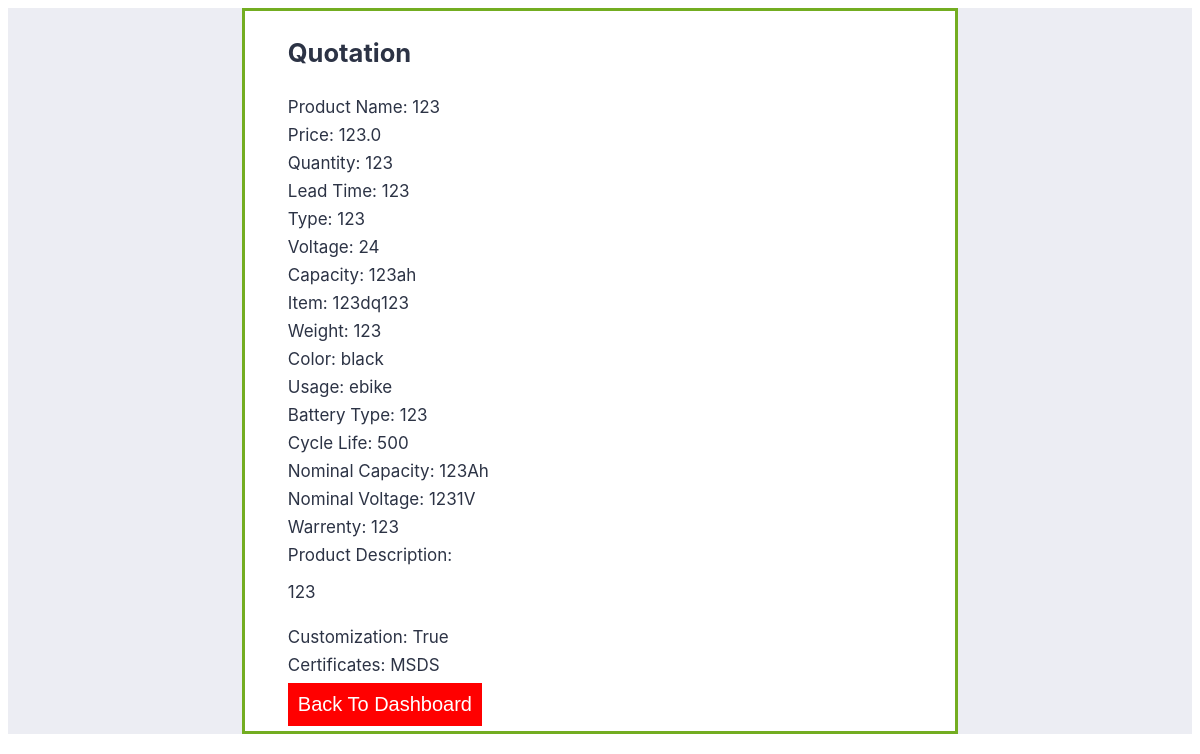
The app's page /1/quote (signed in) with its own data.
### app.py (models this page shows, shortened)
class Quotation(db.Model):
    __tablename__ = 'quotation'
    quotation_id = db.Column('quotationId', db.Integer,
                             primary_key=True, autoincrement=True,unique=True)
    buyer = db.Column(' buyer_id', db.Integer, db.ForeignKey(
        "buyer.user_id"), nullable=False)
    seller = db.Column('seller_id', db.Integer, db.ForeignKey(
        "seller.user_id"), nullable=False)
    product = db.Column('product_id', db.ForeignKey(
        "product.productId"), nullable=False)
    quantity = db.Column('quantity', db.Integer, nullable=False)
    capacity = db.Column('capacity', db.Integer, nullable=False)
    usage = db.Column('usage', db.String(45), nullable=False)
    product_type = db.Column('productType', db.String(45), nullable=False)
    voltage = db.Column('voltage', db.Integer, nullable=False)
    weight = db.Column('weight', db.Integer, nullable=False)
    color = db.Column('color', db.String(45), nullable=False)
    item = db.Column('item', db.String(45), nullable=False)
    cycle_life = db.Column('cycleLife', db.Integer, nullable=False)
    price = db.Column('price', db.Float, nullable=False)
    lead_time = db.Column('leadTime', db.Integer, nullable=False)
    battery_type = db.Column('batteryType', db.String(45), nullable=False)
    nominal_capacity = db.Column('nominalCapacity', db.Integer, nullable=False)
    nominal_voltage = db.Column('nominalVoltage', db.Integer, nullable=False)
    warranty = db.Column('warrenty', db.Integer, nullable=False)
    description = db.Column('description', db.String(200), nullable=False)
    customization = db.Column('custommzation', db.Boolean, default=False)
    customized_logo = db.Column('customzedLogo', db.Boolean, default=False)
    certificates = db.Column('certificates', db.String(45), nullable=False)
    def to_json(self):
        return {
            'quotation_id' 		: self.quotation_id,
            'buyer' 			: self.buyer,
            'seller' 			: self.seller,
            'product' 			: self.product,
            'quantity' 			: self.quantity,
            'capacity' 			: self.capacity,
            'usage' 			: self.usage,
            'product_type' 		: self.product_type,
            'voltage' 			: self.voltage,
            'weight' 			: self.weight,
            'color'		 		: self.color,
            'item' 				: self.item,
            'cycle_life' 		: self.cycle_life,
            'price' 			: self.price,
            'lead_time' 		: self.lead_time,
            'battery_type' 		: self.battery_type,
            'nominal_capacity' 	: self.nominal_capacity,
            'nominal_voltage' 	: self.nominal_voltage,
            'warranty' 			: self.warranty,
            'description'       : self.description,
            'customization' 	: self.customization,
            'customized_logo' 	: self.customized_logo,
            'certificates' 		: self.certificates
        }

### app.py (the view)
@app.route('/<string:quote_id>/quote', methods=['GET'])
def get_quotation(quote_id):
    print(quote_id)
    quote = Quotation.query.filter_by(quotation_id=quote_id).first().to_json()
    print(quote)
    return render_template('submittedQuote.html', product=quote)

### templates/submittedQuote.html (shortened to what this page needs)
<!DOCTYPE html>
<html lang="en">
<head>
</head>
<body>
  <div style="background-color: white;" class="center" id="quotationForm">
    <div role="main" class="form-all" style="margin:0 auto;">
        <ul class="form-section page-section" style="display: block;" >
          <li  class="form-input-wide" data-type="control_head">
            <div class="form-header-group  header-large">
              <div class="header-text httal htvam">
                <h2  class="form-header" data-component="header">
                  Quotation
                </h2>
              </div>
            </div>
          </li>
          <li class="form-line jf-required" data-type="control_email" >
            <label class="form-label form-label-top form-label-auto">Product Name:  {{ product.product }}</label>
          </li>
          <li class="form-line jf-required" data-type="control_email" >
            <label class="form-label form-label-top form-label-auto" for="input_6">Price:  {{product.price}}</label>
          </li>
          <li class="form-line jf-required" data-type="control_email" >
            <label class="form-label form-label-top form-label-auto" for="input_6"> Quantity:  {{product.quantity}}</label>
          </li>
          <li class="form-line jf-required" data-type="control_email" >
            <label class="form-label form-label-top form-label-auto"  for="input_6"> Lead Time:  {{product.lead_time}}</label>
          </li>
          <li class="form-line jf-required" data-type="control_email" >
            <label class="form-label form-label-top form-label-auto" for="input_6"> Type:  {{product.product_type}}</label>
          </li>
          <li class="form-line jf-required" data-type="control_radio" >
            <label class="form-label form-label-top form-label-auto" for="input_12"> Voltage:  {{product.voltage}}</label>
          </li>
          <li class="form-line jf-required" data-type="control_email" >
            <label class="form-label form-label-top form-label-auto" for="input_6"> Capacity:  {{product.capacity}}</label>
          </li>
          <li class="form-line jf-required" data-type="control_email" >
            <label class="form-label form-label-top form-label-auto" for="input_6">Item:  {{product.item}}</label>
          </li>
          <li class="form-line jf-required" data-type="control_email" >
            <label class="form-label form-label-top form-label-auto" for="input_6">Weight:  {{product.weight}}</label>
          </li>
          <li class="form-line jf-required" data-type="control_radio" >
            <label class="form-label form-label-top form-label-auto" for="input_12"> Color:  {{product.color}}</label>
          </li>
          <li class="form-line form-line-column form-col-1 jf-required" data-type="control_dropdown">
            <label class="form-label form-label-top" > Usage:  {{product.usage}}</label>
          </li>
          <li class="form-line jf-required" data-type="control_email" >
            <label class="form-label form-label-top form-label-auto" for="input_6"> Battery Type:  {{product.battery_type}}</label>
          </li>
          <li class="form-line jf-required" data-type="control_email" >
            <label class="form-label form-label-top form-label-auto" for="input_6"> Cycle Life:  {{product.cycle_life}}</label>
          </li>
          <li class="form-line jf-required" data-type="control_email" >
            <label class="form-label form-label-top form-label-auto" for="input_6">
              Nominal Capacity:  {{product.nominal_capacity}}Ah
            </label>
          </li>
          <li class="form-line jf-required" data-type="control_email" >
            <label class="form-label form-label-top form-label-auto"  for="input_6">
              Nominal Voltage:  {{product.nominal_voltage}}V
            </label>
          </li>
          <li class="form-line jf-required" data-type="control_email" >
            <label class="form-label form-label-top form-label-auto" for="input_6">
              Warrenty: {{product.warranty}}
            </label>
          </li>
          <li class="form-line jf-required" data-type="control_email" >
            <label class="form-label form-label-top form-label-auto" for="input_6">
              Product Description:
            </label>
            <p>{{product.description}}</p>
          </li>
          <li class="form-line jf-required" data-type="control_radio" >
            <label class="form-label form-label-top form-label-auto" for="input_12">
              Customization: {{product.customization}}
            </label>
          </li>
          <li class="form-line jf-required" data-type="control_radio" >
            <label for="Certificates">Certificates: {{product.certificates}}</label>
          </li>
          <li class="form-line" data-type="control_button">
            <div class="form-input-wide" data-layout="full">
              <div data-align="center" class="form-buttons-wrapper form-buttons-center   jstest-button-wrapperField">
                <form action="/">
                <button type="submit" class="form-submit-button submit-button jf-form-buttons jsTest-submitField" data-component="button" data-content="" style="border-style: hidden; color:white ; padding: 10px; font-size: 20px;background: red;">
                  Back To Dashboard
                </button>
              </form>
              </div>
            </div>
          </li>
        </ul>
      </div>
    </div>
</body>
</html>

### templates/submittedQuote.html (style rules this page uses)
html { background-color:white; }
ul.page-section { display: -ms-flexbox; display: flex; -ms-flex-align: start; align-items: flex-start; margin: 0; padding: 0 38px; list-style: none; }
body { font-family: Inter,sans-serif; font-size: 16px; background-color: #ecedf3; color: #2c3345; }
ul { display: contents; }
li { margin:2px; font-size: 17px; padding: 3px; }
.center { margin: auto; width: 60%; border: 3px solid #73AD21; padding: 0px; }

### records on screen
Quotation: price "123.0", product_type "123", capacity "123ah", item "123dq123", color "black", usage "ebike", battery_type "123", cycle_life "500", nominal_voltage "1231", description "123", certificates "MSDS"

### other values on screen
{{ product.product }} "123"
{{ product.quantity }} "123"
{{ product.lead_time }} "123"
{{ product.voltage }} "24"
{{ product.weight }} "123"
{{ product.nominal_capacity }} "123"
{{ product.warranty }} "123"
{{ product.customization }} "True"
